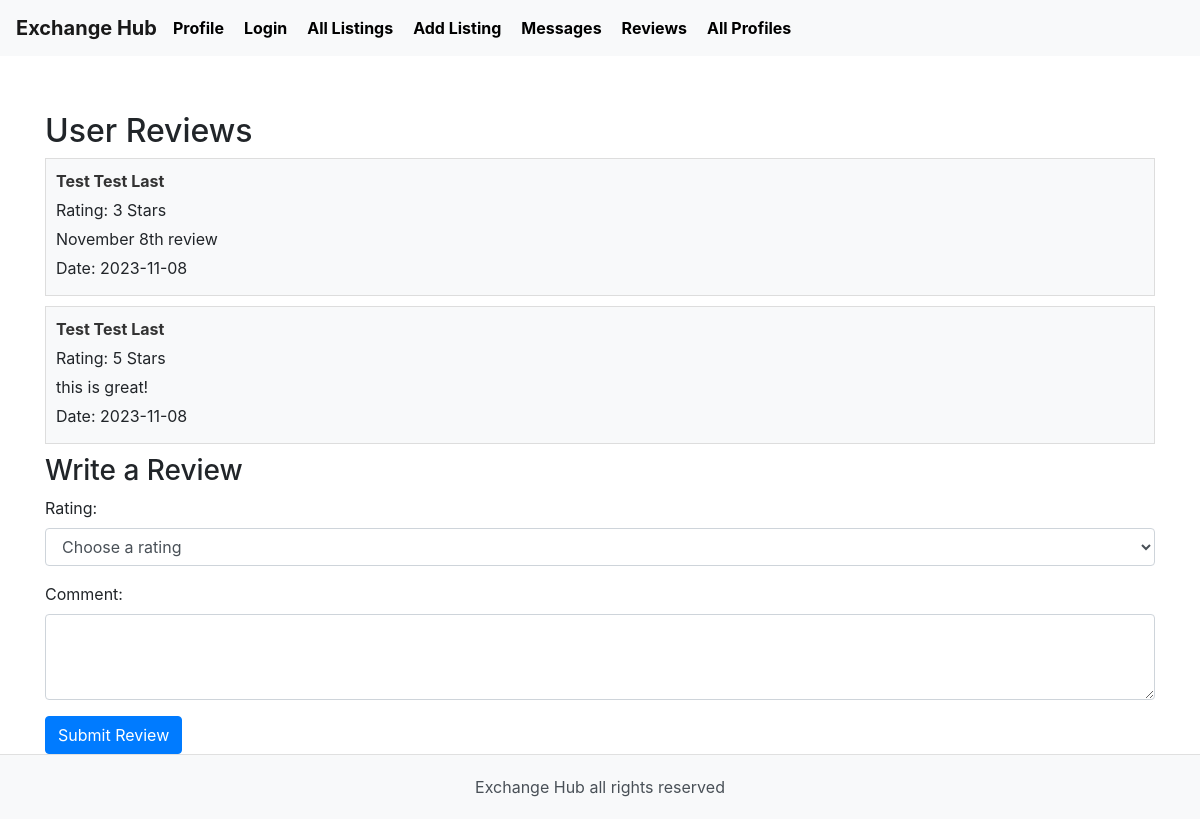
The page /user_reviews/2 on the database as committed earlier.
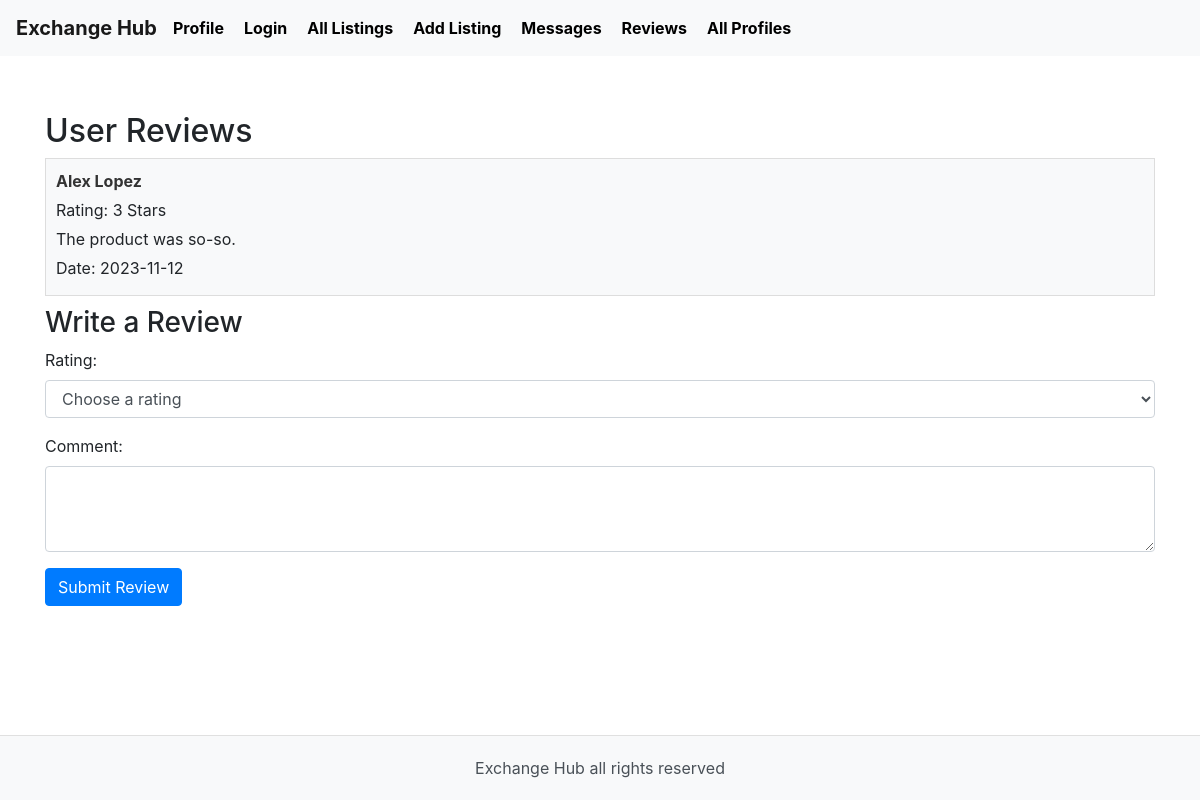
The same page on the database as committed later.
### tables this page shows
CREATE TABLE Review (
    reviewID INTEGER PRIMARY KEY AUTOINCREMENT,
    reviewerID INTEGER,
    reviewedUserID INTEGER,
    rating INTEGER NOT NULL,
    comment TEXT,
    datePosted DATE NOT NULL,
    FOREIGN KEY (reviewerID) REFERENCES User(userID),
    FOREIGN KEY (reviewedUserID) REFERENCES User(userID)
);

CREATE TABLE User (
    userID INTEGER PRIMARY KEY AUTOINCREMENT,
    firstName TEXT NOT NULL,
    lastName TEXT NOT NULL,
    email TEXT UNIQUE NOT NULL,
    hashedPassword TEXT NOT NULL,
    profileImage TEXT,
    location TEXT NOT NULL,
    joinDate DATE NOT NULL,
    lastLogin DATE NOT NULL
);

### app.py (the view)
@app.route('/user_reviews/<int:user_id>')
def user_reviews(user_id):
    conn = sqlite3.connect('database.db')
    conn.row_factory = sqlite3.Row
    cursor = conn.cursor()
    cursor.execute("""
        SELECT r.*, u.firstName, u.lastName FROM Review r
        JOIN User u ON r.reviewerID = u.userID
        WHERE r.reviewedUserID = ?
    """, (user_id,))
    reviews = cursor.fetchall()
    conn.close()
    return render_template('user_reviews.html', reviews=reviews)

### templates/user_reviews.html (shortened to what this page needs)
{% extends 'layout.html' %}
{% block content %}
    <h2>User Reviews</h2>
    <div class="reviews-container">
        {% for review in reviews %}
            <div class="review">
                <strong>{{ review.firstName }} {{ review.lastName }}</strong>
                <p>Rating: {{ review.rating }} Stars</p>
                <p>{{ review.comment }}</p>
                <p>Date: {{ review.datePosted }}</p>
            </div>
        {% endfor %}
    </div>
    <h3>Write a Review</h3>
    <form method="post" action="{{ url_for('submit_review') }}">
        <div class="form-group">
            <label for="rating">Rating:</label>
            <select name="rating" id="rating" class="form-control" required>
                <option value="">Choose a rating</option>
            </select>
        </div>
        <div class="form-group">
            <label for="comment">Comment:</label>
            <textarea name="comment" id="comment" class="form-control" rows="3" required></textarea>
        </div>
        <button type="submit" class="btn btn-primary">Submit Review</button>
    </form>
{% endblock %}

Rows that differ between the two databases and show on the page:
removed Review: firstName "Test", lastName "Test Last", rating "3", comment "November 8th review", datePosted "2023-11-08"
removed Review: firstName "Test", lastName "Test Last", rating "5", comment "this is great!", datePosted "2023-11-08"
now on this page (row edited): Review: firstName "Alex", lastName "Lopez", rating "3", comment "The product was so-so.", datePosted "2023-11-12"
